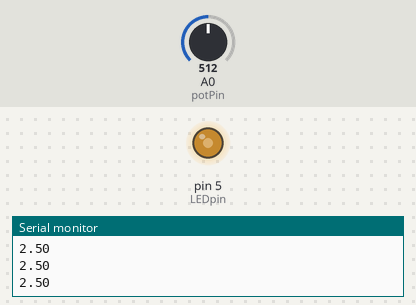
Bench run of a sketch on a simulated Arduino Uno, built with avr-gcc and run on an emulated ATmega328P. Parts: output pins drawn as LEDs (lit = HIGH), the last lines printed to the serial monitor. The inputs (shaded band) are chosen by the test bench; at power-on: A0 (potPin) = 512.

Above: at 1.2 s.
1.3 s: A0 (potPin) set to 716
At 2.2 s:
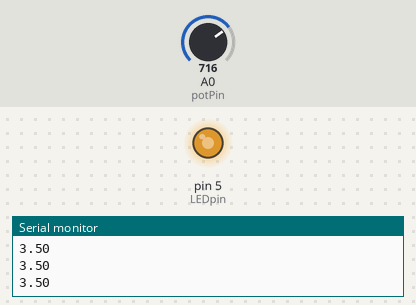
3.0 s: A0 (potPin) set to 900
At 3.4 s:
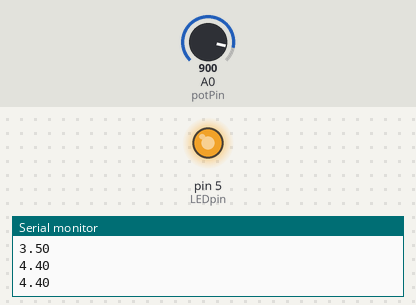
4.5 s: A0 (potPin) set to 122
At 5.7 s:
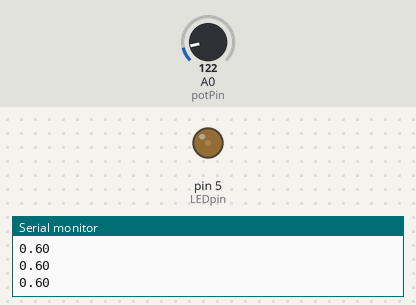
6.0 s: A0 (potPin) set to 0
At 7.1 s:
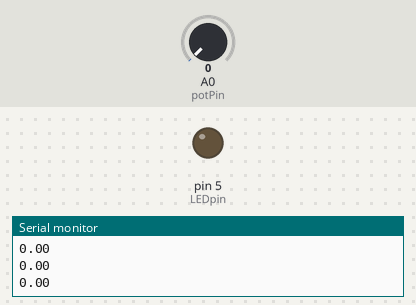
7.5 s: A0 (potPin) set to 511
At 8.4 s:
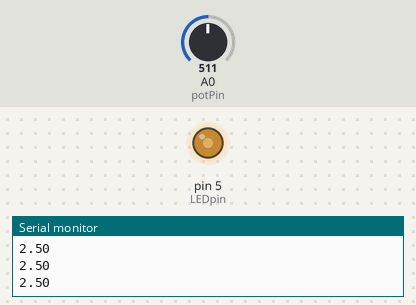
Timing chart, 0 to 10.0 s (numbered marks = the images above; inputs shaded):
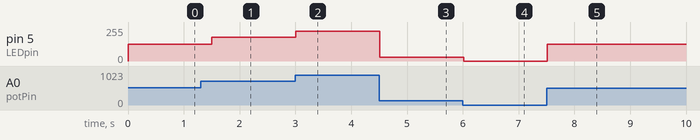

Measured:
- after the input at 1.3 s, pin 5 (LEDpin): 127/255 → 178/255 after 0.20 s
- after the input at 3.0 s, pin 5 (LEDpin): 178/255 → 224/255 at once
- after the input at 4.5 s, pin 5 (LEDpin): 224/255 → 30/255 at once
- after the input at 6.0 s, pin 5 (LEDpin): 30/255 → 0/255 at once
- after the input at 7.5 s, pin 5 (LEDpin): 0/255 → 127/255 at once

The sketch:

control_led_using_potentiometer.ino
```cpp
int potPin=A0;
int LEDpin = 5;
float analogVoltage;

void setup() {
  // put your setup code here, to run once:
  pinMode(LEDpin, OUTPUT);
  pinMode(potPin, INPUT);
  Serial.begin(9600);

}

void loop() {
  // put your main code here, to run repeatedly:
  analogVoltage = analogRead(potPin);
  analogWrite(LEDpin, analogVoltage/1023*255);
  Serial.println(analogVoltage/204.6);  // 1023/5=204.6
  delay(250);
}
```
